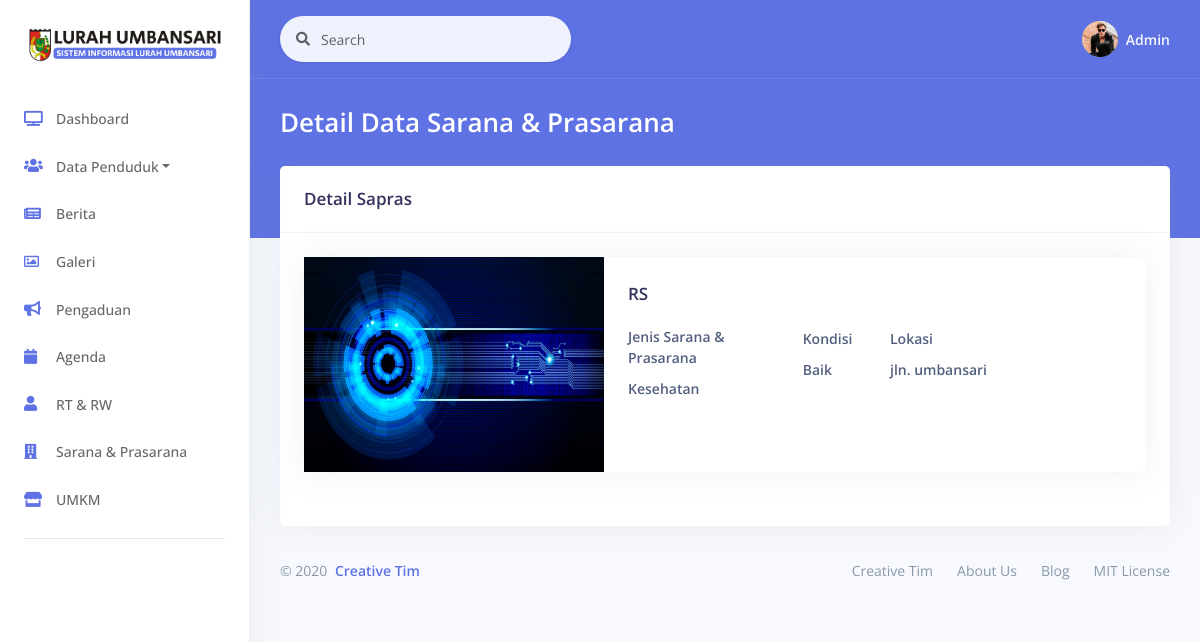
/Sapras/detail/2, run on an earlier commit of the app's database.
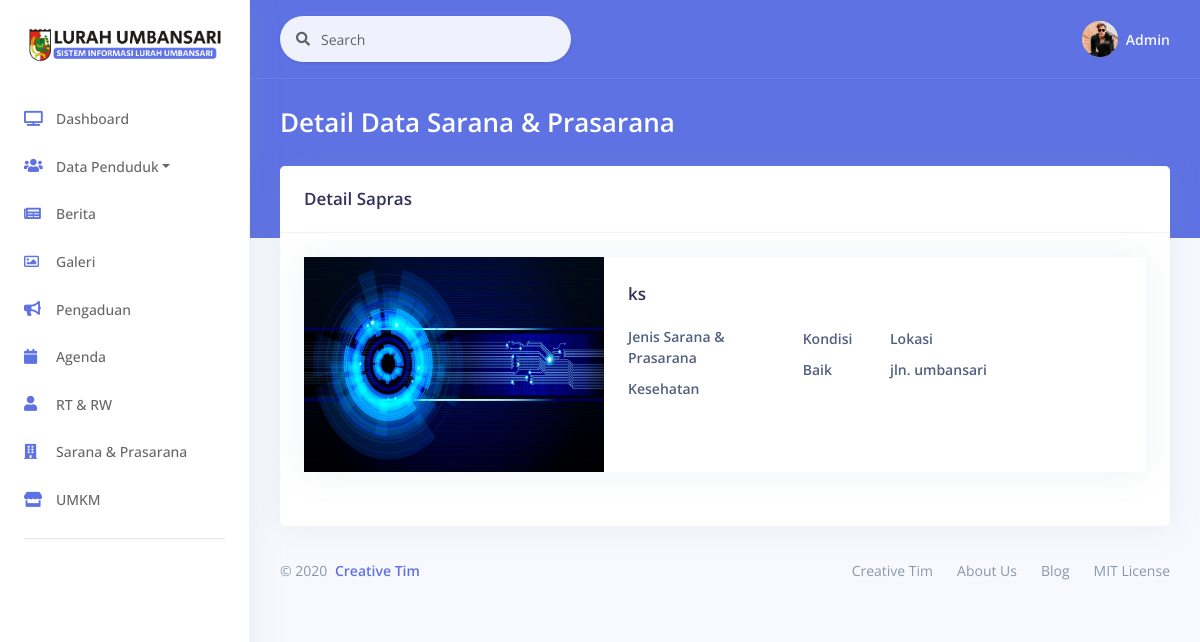
And on a later commit of the database.
### tables this page shows
CREATE TABLE `saprsarana` (
  `spr_id` int(10) NOT NULL,
  `sprjns_id` int(10) NOT NULL,
  `spr_name` varchar(100) NOT NULL,
  `spr_kondisi` varchar(100) NOT NULL,
  `spr_kd_invetaris` varchar(100) DEFAULT NULL,
  `spr_lokasi` varchar(255) DEFAULT NULL,
  `spr_gambar` varchar(100) NOT NULL
);

### application/controllers/Sapras.php (called while the page is built, shortened)
<?php
class Sapras extends CI_Controller
{
    public function __construct()
    {
        $this->load->model('Sapras_model');
        $this->load->model('Sprjns_model');
    }
    public function detail($spr_id)
    {
        $data['judul'] = "Detail Sarana dan Prasarana";
        $data['saprsarana'] = $this->Sapras_model->getById($spr_id);
        $data['sprjns'] = $this->Sprjns_model->get();
        $this->load->view('layout/header', $data);
        $this->load->view('data_sapras/vw_detail_sapras', $data);
        $this->load->view('layout/footer', $data);
    }
}

### index.php (called while the page is built, shortened)
<?php
require_once BASEPATH.'core/CodeIgniter.php';

### application/models/Sapras_model.php (called while the page is built, shortened)
<?php
class Sapras_model extends CI_Model
{
    public function getById($spr_id)
    {
        $this->db->select('saprsarana.*');
        $this->db->from('saprsarana');
        $this->db->where('saprsarana.spr_id', $spr_id);
        $query = $this->db->get();
        return $query->row_array();
    }
}

### application/models/Sprjns_model.php (called while the page is built, shortened)
<?php
class Sprjns_model extends CI_Model
{
    public $table = 'spr_jenis';
    public function get()
    {
        $this->db->from($this->table);
        $query = $this->db->get();
        return $query->result_array();
    }
}

### application/views/data_sapras/vw_detail_sapras.php (the view)
<div class="main-content" id="panel">
    <div class="header bg-primary pb-6">
        <div class="container-fluid">
            <div class="header-body">
                <div class="row align-items-center py-4">
                    <div class="col-lg-6 col-7">
                        <h3 class="h1 text-white d-inline-block mb-0">Detail Data Sarana & Prasarana</h3>
                    </div>
                </div>
            </div>
        </div>
    </div>
    <div class="container-fluid mt--6">
        <div class="row">
            <div class="col">
                <div class="card">
                    <div class="card-header">
                        <div class="row align-items-center">
                            <div class="col-8">
                                <h3 class="mb-0">Detail Sapras </h3>
                            </div>
                        </div>
                    </div>
                    <div class="card-body">
                        <form>
                            <div class="card flex-row">
                                <div class="img-square-wrapper">
                                    <img class="" src="<?= base_url('assets/img/sapras/') . $saprsarana['spr_gambar']; ?>" width="300" height="215" alt="Card image cap">
                                </div>
                                <div class="card-body">
                                    <h3 class="card-title"><?= $saprsarana['spr_name'] ?></h3>
                                    <div class="row">
                                        <div class="col-4">
                                            <label for="example-tel-input" class="form-control-label">Jenis Sarana & Prasarana</label><br>
                                            <label class="form-control-label" for="input-username">
                                                <?php foreach ($sprjns as $r) :
                                                       if ($saprsarana['sprjns_id'] == $r['sprjns_id']) { ?>
                                                        <?= $r['sprjns_name']; ?>
                                                <?php }
                                                   endforeach; ?>
                                            </label>
                                        </div>
                                        <div class="col-2">
                                            <label for="example-tel-input" class="form-control-label">Kondisi</label><br>
                                            <label class="form-control-label" for="input-username"><?= $saprsarana['spr_kondisi'] ?></label>
                                        </div>
                                        <div class="col-3">
                                            <div class="form-group">
                                                <label for="example-tel-input" class="form-control-label">Lokasi</label><br>
                                                <label class="form-control-label" for="input-username"><?= $saprsarana['spr_lokasi'] ?></label>
                                            </div>
                                        </div>
                                    </div>
                                </div>
                            </div>
                        </form>
                    </div>
                </div>
            </div>
        </div>

What changed in the data, as far as the page shows it:
changed saprsarana "Baik": spr_name "RS" → "ks"
